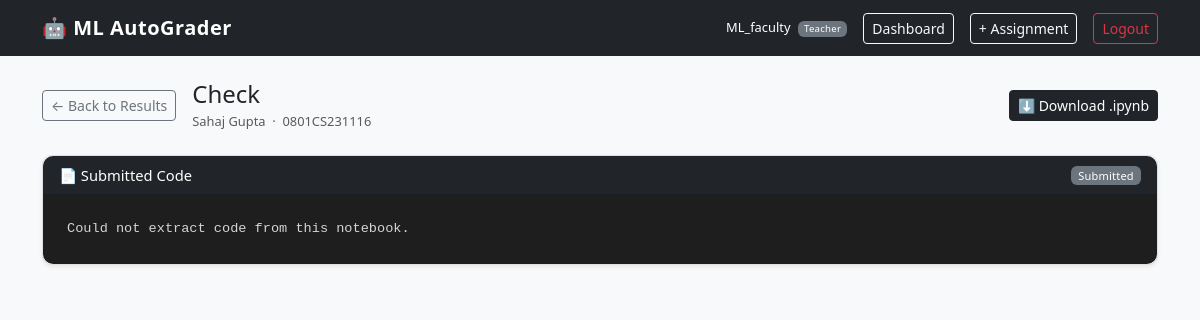
The app's page /view_submission/6 (signed in), older data.
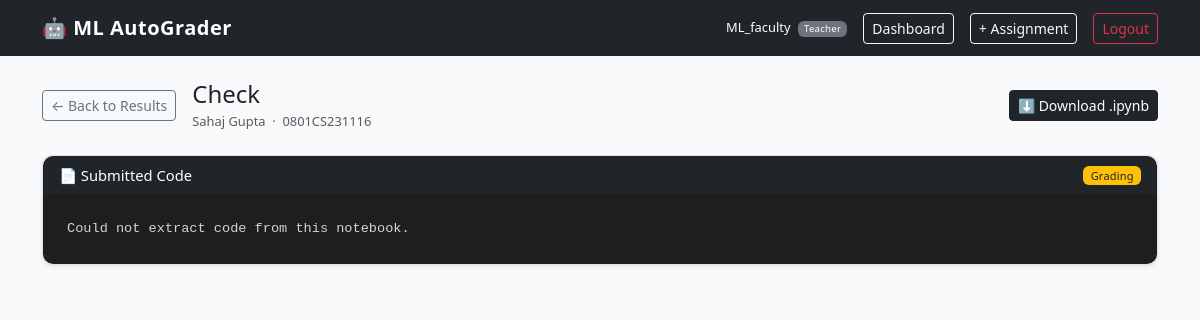
The same page, newer data.
### models.py (models this page shows, shortened)
class Submission(db.Model):
    __tablename__ = "submission"
    id            = db.Column(db.Integer, primary_key=True)
    student_id    = db.Column(db.Integer, db.ForeignKey("user.id"),         nullable=False)
    assignment_id = db.Column(db.Integer, db.ForeignKey("assignment.id"),   nullable=False)
    file_path     = db.Column(db.String(300), nullable=False)
    status        = db.Column(db.String(30), default="submitted")
    score         = db.Column(db.Float,  nullable=True)
    max_score     = db.Column(db.Float,  nullable=True)
    result_json   = db.Column(db.Text, nullable=True)
    released      = db.Column(db.Boolean, default=False)
    submitted_at  = db.Column(db.DateTime, default=datetime.utcnow)
    graded_at     = db.Column(db.DateTime, nullable=True)

### app.py (the view)
@app.route("/view_submission/<int:sub_id>")
@login_required
def view_submission(sub_id):
    sub        = Submission.query.get_or_404(sub_id)
    assignment = Assignment.query.get(sub.assignment_id)
    student    = User.query.get(sub.student_id)
    if current_user.role == "teacher":
        if assignment.teacher_id != current_user.id:
            return "Access denied", 403
    elif current_user.role == "student":
        if sub.student_id != current_user.id:
            return "Access denied", 403
    else:
        return "Access denied", 403
    from core.ipynb_parser import extract_and_validate_ipynb
    parsed = extract_and_validate_ipynb(sub.file_path)
    code   = parsed.get("code") or "Could not extract code from this notebook."
    return render_template(
        "shared/view_submission.html",
        sub        = sub,
        assignment = assignment,
        student    = student,
        code       = code,
    )

### app.py (called while the page is built)
@login_manager.user_loader
def load_user(user_id):
    return User.query.get(int(user_id))

### core/ipynb_parser.py (called while the page is built, shortened)
def extract_and_validate_ipynb(filepath: str) -> dict:
    try:
        with open(filepath, "r", encoding="utf-8") as f:
            notebook = json.load(f)
    except json.JSONDecodeError:
        return {
            "status":  "error",
            "message": "Invalid file format. Please upload a valid .ipynb file.",
            "code":    None,
        }
    except Exception as e:
        return {
            "status":  "error",
            "message": f"Could not read file: {e}",
            "code":    None,
        }

### templates/shared/view_submission.html (shortened to what this page needs)
{% extends 'base.html' %}
{% block content %}
<div class="d-flex align-items-center gap-3 mb-4">
    {% if current_user.role == 'teacher' %}
        <a href="{{ url_for('teacher_view_assignment', assign_id=assignment.id) }}"
           class="btn btn-outline-secondary btn-sm">← Back to Results</a>
    {% else %}
        <a href="{{ url_for('student_dashboard') }}"
           class="btn btn-outline-secondary btn-sm">← Back</a>
    {% endif %}
    <div>
        <h4 class="mb-0">{{ assignment.title }}</h4>
        <small class="text-muted">
            {{ student.name }} &nbsp;·&nbsp; {{ student.enrollment_no }}
        </small>
    </div>
    <a href="{{ url_for('download_submission', sub_id=sub.id) }}"
       class="btn btn-dark btn-sm ms-auto">
        ⬇ Download .ipynb
    </a>
</div>
<div class="card shadow-sm">
    <div class="card-header bg-dark text-white d-flex justify-content-between align-items-center">
        <span>📄 Submitted Code</span>
        <span class="badge
            {% if sub.status == 'graded' %}bg-success
            {% elif sub.status == 'grading' %}bg-warning text-dark
            {% else %}bg-secondary{% endif %}">
            {{ sub.status | title }}
        </span>
    </div>
    <div class="card-body p-0">
        <pre class="p-4 mb-0" style="background:#1e1e1e; color:#d4d4d4;
             font-size:0.85rem; border-radius:0 0 10px 10px;
             overflow-x:auto; max-height:75vh; overflow-y:auto;">{{ code }}</pre>
    </div>
</div>
{% endblock %}

Row changes from the older to the newer data that the page shows:
changed Submission: status "Submitted" → "Grading"
